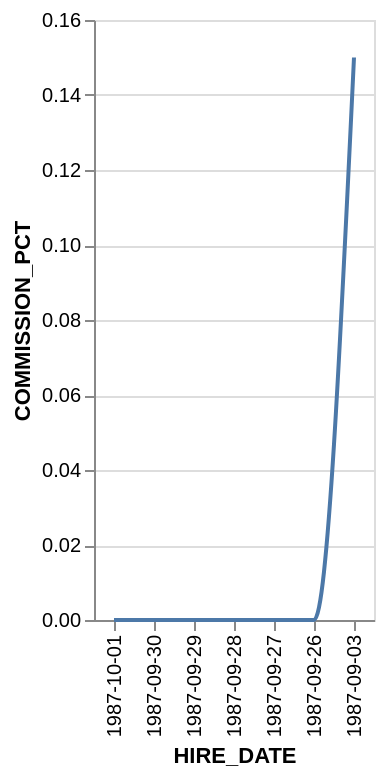

Vega-Lite specification for this chart:
### Vega-Lite specification from a JSON file in a GitHub repository (floating-point values rounded to 4 significant figures)
{"data": {"values": [{"x_data": "1987-10-01", "y_data": 0}, {"x_data": "1987-09-30", "y_data": 0}, {"x_data": "1987-09-29", "y_data": 0}, {"x_data": "1987-09-28", "y_data": 0}, {"x_data": "1987-09-27", "y_data": 0}, {"x_data": "1987-09-26", "y_data": 0}, {"x_data": "1987-09-03", "y_data": 0.15}]}, "mark": {"type": "line", "interpolate": "monotone"}, "encoding": {"x": {"field": "x_data", "type": "nominal", "title": "HIRE_DATE", "sort": "descending"}, "y": {"field": "y_data", "type": "quantitative", "title": "COMMISSION_PCT"}}}
